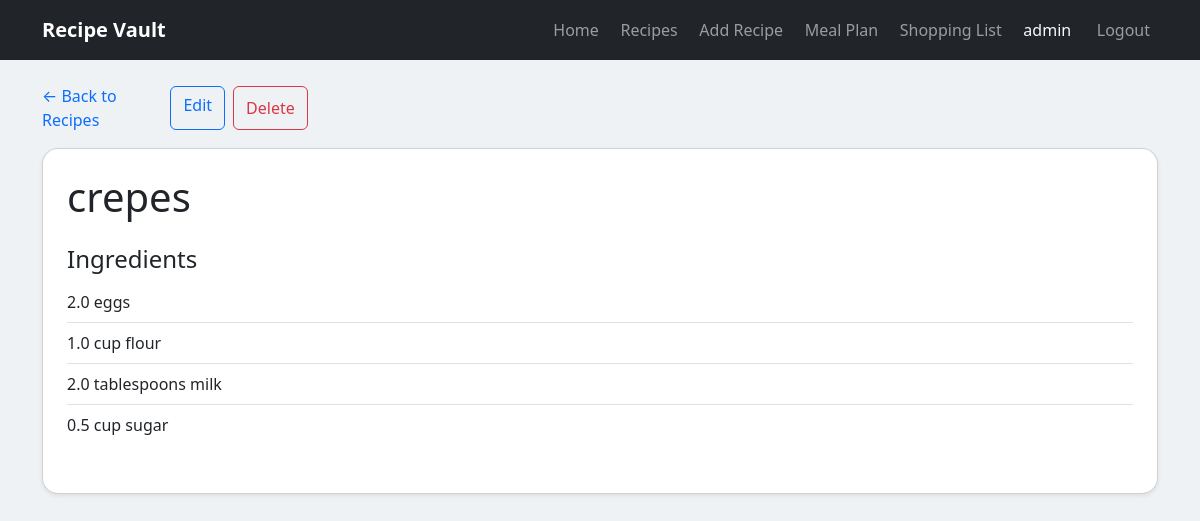
The app's page /recipes/1 (signed in) with its own data.
### app/models.py (models this page shows, shortened)
class User(db.Model):
    id = db.Column(db.Integer, primary_key=True)
    username = db.Column(db.String(80), unique=True, nullable=False)
    password_hash = db.Column(db.String(255), nullable=False)
    recipes = db.relationship("Recipe", backref="user", cascade="all, delete-orphan")
    planned_meals = db.relationship("PlannedMeal", backref="user", cascade="all, delete-orphan")
    @property
    def is_authenticated(self):
        return True

class Recipe(db.Model):
    id = db.Column(db.Integer, primary_key=True)
    title = db.Column(db.String(100), nullable=False)
    description = db.Column(db.String(500))
    ingredients = db.relationship(
        "Ingredient",
        backref="recipe",
        cascade="all, delete-orphan",
    )
    instructions = db.Column(db.Text)
    user_id = db.Column(db.Integer, db.ForeignKey("user.id"), nullable=False)

class Ingredient(db.Model):
    id = db.Column(db.Integer, primary_key=True)
    name = db.Column(db.String(50), nullable=False)
    quantity = db.Column(db.Float)
    unit = db.Column(db.String(50))
    recipe_id = db.Column(db.Integer, db.ForeignKey("recipe.id"), nullable=False)

### app/routes.py (the view)
    @app.route("/recipes/<int:recipe_id>")
    @login_required
    def recipe_detail(recipe_id):
        recipe = Recipe.query.filter_by(id=recipe_id, user_id=current_user.id).first_or_404()
        return render_template("recipe_details.html", recipe=recipe)

### app/__init__.py (called while the page is built)
@login_manager.user_loader
def load_user(user_id):
    return db.session.get(User, int(user_id))

### app/templates/recipe_details.html (shortened to what this page needs)
{% extends "base.html" %}
{% block content %}
<div class="d-flex flex-column flex-md-row justify-content-between align-items-md-center gap-2 mb-3">
  <a href="{{ url_for('recipes') }}" class="text-decoration-none">
    ← Back to Recipes
  </a>
  <div class="d-flex flex-column flex-sm-row gap-2 w-100 w-md-auto">
    <a href="{{ url_for('edit_recipe', recipe_id=recipe.id) }}" class="btn btn-outline-primary">
      Edit
    </a>
    <form action="{{ url_for('delete_recipe', recipe_id=recipe.id) }}" method="POST" class="d-inline">
      <button type="submit" class="btn btn-outline-danger w-100" onclick="return confirm('Delete this recipe?');">
        Delete
      </button>
    </form>
  </div>
</div>
<div class="card shadow-sm">
  <div class="card-body p-3 p-md-4">
    <h1 class="mb-1">{{ recipe.title }}</h1>
    <h4 class="mt-4">Ingredients</h4>
    <ul class="list-group list-group-flush mb-4">
      {% for ingredient in recipe.ingredients %}
        <li class="list-group-item px-0">
          {% if ingredient.quantity %}
            {{ ingredient.quantity }}
          {% endif %}
          {% if ingredient.unit %}
            {{ ingredient.unit }}
          {% endif %}
          {{ ingredient.name }}
        </li>
      {% endfor %}
    </ul>
  </div>
</div>
{% endblock %}

### app/templates/base.html (shortened to what this page needs)
<!DOCTYPE html>
<html lang="en">
<head>
    <link href="https://cdn.jsdelivr.net/npm/bootstrap@5.3.3/dist/css/bootstrap.min.css" rel="stylesheet">
    <link rel="stylesheet" href="{{ url_for('static', filename='css/style.css') }}">
</head>
<body>
    <nav class="navbar navbar-expand-lg navbar-dark bg-dark mb-4">
        <div class="container">
            <a class="navbar-brand fw-bold" href="/">Recipe Vault</a>
            <div class="navbar-nav align-items-center">
                <a class="nav-link" href="/">Home</a>
                {% if current_user.is_authenticated %}
                <a class="nav-link" href="{{ url_for('recipes') }}">Recipes</a>
                <a class="nav-link" href="{{ url_for('new_recipe') }}">Add Recipe</a>
                <a class="nav-link" href="{{ url_for('meal_plan') }}">Meal Plan</a>
                <a class="nav-link" href="{{ url_for('shopping_list') }}">Shopping List</a>
                <span class="nav-link text-light">{{ current_user.username }}</span>
                <a class="nav-link btn btn-outline-light btn-sm ms-1" href="{{ url_for('logout') }}">Logout</a>
                {% else %}
                <a class="nav-link btn btn-outline-light btn-sm me-2" href="{{ url_for('login') }}">Login</a>
                <a class="nav-link btn btn-primary btn-sm" href="{{ url_for('register') }}">Register</a>
                {% endif %}
            </div>
        </div>
    </nav>
    <main class="container">
        {% block content %}
        {% endblock %}
    </main>
</body>
</html>

### app/static/css/style.css (style rules this page uses)
:root { color-scheme: light; }
body { background-color: #eef2f5; font-size: 16px; line-height: 1.5; }
main.container { padding-bottom: 2rem; }
.navbar-nav { display: flex; flex-wrap: wrap; gap: 0.35rem; }
.nav-link { border-radius: 0.5rem; padding: 0.6rem 0.8rem; }
.btn, .form-control, .form-select, .form-check-input { min-height: 44px; }
.card { border-radius: 1rem; }

### records on screen
User: username "admin"
Recipe: title "crepes"
Ingredient: quantity "2.0", name "eggs"
Ingredient: quantity "1.0", unit "cup", name "flour"
Ingredient: quantity "2.0", unit "tablespoons", name "milk"
Ingredient: quantity "0.5", unit "cup", name "sugar"
